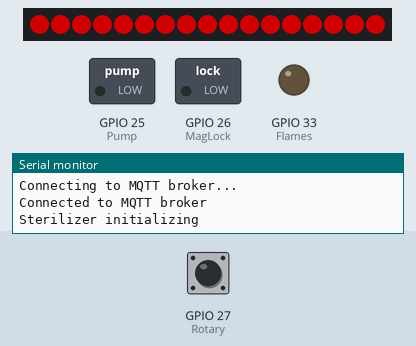
This program was run on a simulated ESP32. On the bench: 17 RGB LEDs in strip order, left to right, switched loads named in the program (green lamp = pin HIGH), output pins drawn as LEDs (lit = HIGH), the last lines printed to the serial monitor. The test bench sets the inputs (shaded band); at power-on: GPIO 27 (Rotary) HIGH. Dim RGB values are drawn brighter than linear; WiFi joins after 1.5 s; servers stay silent unless stated; no MQTT or app messages arrive unless stated.

Above: at 11.1 s.
11.2 s: GPIO 27 (Rotary) pulled LOW for 0.15 s
At 17.11 s:
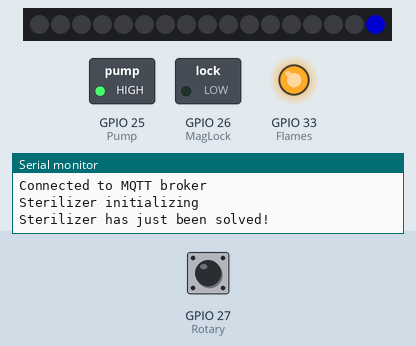
At 27.0 s:
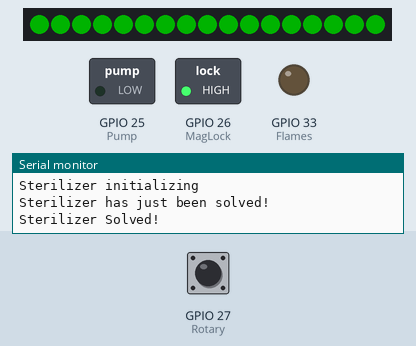
Timing chart, 0 to 28.0 s (numbered marks = the images above; inputs shaded):
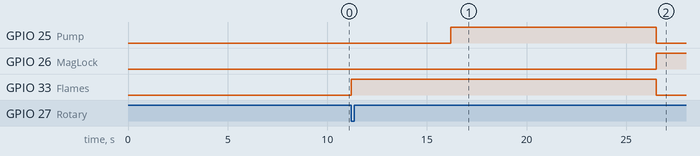

The program:

main.cpp
```cpp
/*
   Sterilizer puzzle with MQTT support

   In this puzzle, players must adjust three rotary switches to the correct values
   and flip the toggle switch in order to sterilize the test sample before the
   door will release and grant the players one test sample.
    ****DATE***** | ****NAME**** | ****DESCRIPTION****
     2024-04-06   |  R. Nelson   | Initial version to replace Arduino IDE code
     2024-04-20   |  R. Nelson   | Bug fixes and code cleanup - Tested and working
     2024-10-11   |  R. Nelson   | Added WIFI and MQTT reconnect logic
*/

// Includes

#include <Arduino.h>
#include "arduino_secrets.h"
#include <PubSubClient.h>
#include <SoftwareSerial.h>
#include <WiFi.h>
#include <FastLED.h>
#include <SPI.h>


// Wifi connection data is in arduino_secrets.h
///////please enter your sensitive data in the Secret tab/arduino_secrets.h
char ssid[] = SECRET_SSID;        // your network SSID (name)
char pass[] = SECRET_PASS;    // your network password (use for WPA, or use as key for WEP)
int status = WL_IDLE_STATUS;     // the WiFi radio's status


// Create instances of the FastLED library, the Wifi client, and the MQTT client
WiFiClient wifiClient;
PubSubClient MQTTclient(wifiClient);

// DEFINES
#define DEBUG
#define NUM_LEDS 17

CRGB leds[NUM_LEDS];

// Function Declarations
void onSolve();
void onReset();
void mqttCallback(char*, byte*, unsigned int);
void mqttSetup();
void mqttLoop();
//void publish();
void millisdelay(long);
void allonehue (CRGB thehue);
void fadeall();
void looper (CRGB themainhue);
void wifiSetup();
void checkWiFi();
void checkMQTT();
void updateLEDs();


// CONSTANTS
int Rotary = 27;
const int Pump = 25;
const int Flames = 33;
const int MagLock = 26;
int LedBright = 120;

//WIFI Settings
// MAC Address of this device
//const byte mac[] = { 0x84, 0xCC, 0xA8, 0x2F, 0xEF, 0xF8 };

// IP address of the machine on the network running the MQTT broker
const char* mqttServerIP = "10.1.10.55";

// Unique name of this device, used as client ID to connect to MQTT server
// and also topic name for messages published to this device
const char DeviceTopic[] = "ToDevice/Sterilizer";
const char hostTopic[] = "ToHost/Sterilizer";
const char* deviceID = "Sterilizer";
const unsigned long wifiTimeout = 120000; // 2 minutes
const unsigned long mqttTimeout = 120000; // 2 minutes

bool wifiTimedOut = false;
bool mqttTimedOut = false;
bool wifiConnected = false;
bool mqttConnected = false;

// Add these state variables to track the previous connection status
bool previousWifiStatus = false;
bool previousMqttStatus = false;

// Timers for reconnection attempts
unsigned long lastWiFiAttempt = 0;
unsigned long lastMQTTAttempt = 0;

// Global Variables
long lastMsgTime = 0; // The time (from millis()) when the last MQTT message was received
char msg[64]; // A buffer to hold messages to be sent or received
char topic[32]; // The topic in which to publish a message
int pulseCount = 0; // Counter for number of heartbear pulses sent

//int Solved = 0;

enum PuzzleState{Initializing, Running, Solved};
PuzzleState puzzle = Initializing;


// WiFi and MQTT Functions
void wifiSetup() {
  Serial.println("Connecting to WiFi...");
  WiFi.begin(ssid, pass);
  while (WiFi.status() != WL_CONNECTED) {
    delay(500);
    Serial.print(".");
  }
  Serial.println("\nWiFi connected");
  Serial.print("IP Address: ");
  Serial.println(WiFi.localIP());
}

void mqttSetup() {
  MQTTclient.setServer(mqttServerIP, 1883);
  MQTTclient.setCallback(mqttCallback);
  while (!MQTTclient.connected()) {
    Serial.println("Connecting to MQTT broker...");
    if (MQTTclient.connect(deviceID)) {
      Serial.println("Connected to MQTT broker");
      MQTTclient.subscribe(DeviceTopic);
    } else {
      Serial.print("MQTT connection failed, state=");
      Serial.println(MQTTclient.state());
      delay(5000);
    }
  }
}

void updateLEDs()
{
  // Check if the current status has changed from the previous status
  if (wifiConnected != previousWifiStatus || mqttConnected != previousMqttStatus)
  {
    // Update the LEDs based on the current connection status
    if (!wifiConnected)
    {
      allonehue(CRGB::Purple); // Purple indicates no WiFi
    }
    else if (!mqttConnected)
    {
      allonehue(CRGB::Blue); // Blue indicates WiFi is connected but MQTT is not
    }
    else
    {
      allonehue(CRGB::Red); // Red indicates both WiFi and MQTT are connected
    }

    // Update the previous status variables
    previousWifiStatus = wifiConnected;
    previousMqttStatus = mqttConnected;
  }
}

void mqttLoop() {
  if (!MQTTclient.connected()) {
    mqttConnected = false;
    if (millis() - lastMQTTAttempt >= mqttTimeout) {
      mqttTimedOut = true;
      Serial.println("MQTT reconnection timed out.");
      return;
    }
    mqttSetup();
    lastMQTTAttempt = millis(); // Update last MQTT attempt time
  } else {
    mqttConnected = true;
    mqttTimedOut = false;
    MQTTclient.loop();
  }
}

void mqttCallback(char* thisTopic, byte* message, unsigned int length) {
  Serial.print("Message arrived [");
  Serial.print(thisTopic);
  Serial.print("] ");
  Serial.println("Message: ");

  // Convert byte array to C-style string
  char messageArrived[length + 1];
  memcpy(messageArrived, message, length);
  messageArrived[length] = '\0'; // Null-terminate the string

  for (unsigned int i = 0; i < length; i++) {
    messageArrived[i] = tolower(messageArrived[i]);
  }

  // Act upon the message received
  if (strcasecmp(messageArrived, "solve") == 0) {
    onSolve();
  }
  else if (strcasecmp(messageArrived, "reset") == 0) {
    onReset();
  }
  else {
    Serial.print("Message Received: ");
    Serial.println(messageArrived);
    Serial.println();
  }
}

void checkWiFi() {
  if (WiFi.status() != WL_CONNECTED) {
    wifiConnected = false;
    if (millis() - lastWiFiAttempt >= wifiTimeout) {
      wifiTimedOut = true;
      Serial.println("WiFi reconnection timed out.");
      return;
    }
    WiFi.reconnect();
    lastWiFiAttempt = millis();
  } else {
    wifiConnected = true;
    wifiTimedOut = false;
  }
}

void setup() {
  FastLED.addLeds<WS2812B, 14, GRB>(leds, NUM_LEDS);
  FastLED.setBrightness(LedBright);

  //Initialize serial and wait for port to open:
  Serial.begin(9600);
  while (!Serial) {
    ; // wait for serial port to connect. Needed for native USB port only
  }

  // Setup the WiFi and MQTT services
  wifiSetup();
  delay(500); // Slow down the output
  mqttSetup();
  delay(500); // Slow down the output

#ifdef DEBUG
  // Initialize serial communications channel with the PC
  Serial.begin(9600);
#endif
#ifdef DEBUG
  Serial.println("Sterilizer initializing");
  delay(250); // Slow down the output
#endif

  // Set the Rotary switch pin as input
  pinMode(Rotary, INPUT_PULLUP);

  // Set the relay pins as output and ensure locks are magnetized and pump/flames are off
  pinMode(Flames, OUTPUT);
  pinMode(Pump, OUTPUT);
  pinMode(MagLock, OUTPUT);

  digitalWrite(Flames, LOW);
  digitalWrite(Pump, LOW);
  digitalWrite(MagLock, LOW);

  looper( CRGB::Green);
  millisdelay(500);
  looper( CRGB::Blue);
  millisdelay(500);
  looper( CRGB::Red);
  millisdelay(500);

  allonehue( CRGB::Red);                                        // LED turn all  red
  delay(500);
}

void loop() {
  checkWiFi();
  mqttLoop();
  updateLEDs();

  // Switch action based on the current state of the puzzle
  switch(puzzle) {
    {
    case Initializing:
    puzzle = Running;
    break;
    }
    case Running:
    {
      if (digitalRead(Rotary) == LOW) {
        onSolve();
        Serial.print(F("Sterilizer Solved!"));
      }
      break;
    }

  case Solved:
    {
    // Trigger the Maglock
    allonehue( CRGB:: Green);
    digitalWrite(MagLock, HIGH);
    digitalWrite(Pump, LOW);
    digitalWrite(Flames, LOW);
    break;
    }
  }
}

void onSolve () {
#ifdef DEBUG
  Serial.println("Sterilizer has just been solved!");
#endif

  // Trigger the relay for the flames
  digitalWrite(Flames, HIGH);
  // Delay 5 seconds
  delay(5000);
  // Trigger the relay for the pump
  digitalWrite(Pump, HIGH);
  for (int x=0; x<6; x++)
{
  looper( CRGB::Blue );
  //Serial.println("Blue Loop ");
  //Serial.print(x);
}
  // Trigger the Maglock
  allonehue( CRGB:: Green);
  digitalWrite(MagLock, HIGH);
  digitalWrite(Pump, LOW);
  digitalWrite(Flames, LOW);


  // Publish a message to the MQTT broker
  MQTTclient.publish(hostTopic, "Sterilizer puzzle has been solved!");

  // Update the global puzzle state
  puzzle = Solved;
}

void onReset() {
#ifdef DEBUG
  Serial.println("Sterilizer has just been reset!");
#endif
  // Lock the lock, turn off flames, and turn off pump
  digitalWrite(Pump, LOW);
  digitalWrite(Flames, LOW);
  digitalWrite(MagLock, LOW);


  looper( CRGB::Green);
  millisdelay(500);
  looper( CRGB::Blue);
  millisdelay(500);
  looper( CRGB::Red);
  millisdelay(500);


  allonehue(CRGB::Red);                                        // LED turn all  red
  delay(500);


  // Publish a message to the MQTT broker
  MQTTclient.publish(hostTopic, "Sterilizer has been reset!");

  // Update the globale puzzle state
  puzzle = Running;
}

void looper ( CRGB themainhue ) {

  // First slide the led in one direction
  for (int i = 0; i < NUM_LEDS ; i++) {
    leds[i] = themainhue;
    FastLED.show();
    fadeall();
    delay(50);
  }
  // Now go in the other direction
  for (int i = (NUM_LEDS) - 1; i >= 0; i--) {
    leds[i] = themainhue;
    FastLED.show();
    fadeall();
    delay(50);
  }
}

void fadeall() {

  for (int i = 0; i < NUM_LEDS ; i++) {
    leds[i] = CRGB::Black;

  }
}

void allonehue ( CRGB thehue){
  for (int i = 0; i < NUM_LEDS ; i++)
  {
    leds[i] = thehue;
  }
  FastLED.show();
}

void millisdelay(long intervaltime){
  long thetimenow = millis();
  while (millis() < thetimenow + intervaltime)
  {
    // nothing but wait
  }
}
```

arduino_secrets.h
```cpp
#define SECRET_SSID "EscapeAdventuresLocal"
#define SECRET_PASS "ArduinosOnly"
```

Measured:
- after the input at 11.2 s, GPIO 25 (Pump): LOW → HIGH after 5.0 s, → LOW 10.3 s later; GPIO 26 (MagLock): LOW → HIGH after 15.3 s; GPIO 33 (Flames): LOW → HIGH at once, → LOW 15.3 s later; the LEDs: first change after 5.0 s (image 1 shows a later state)
